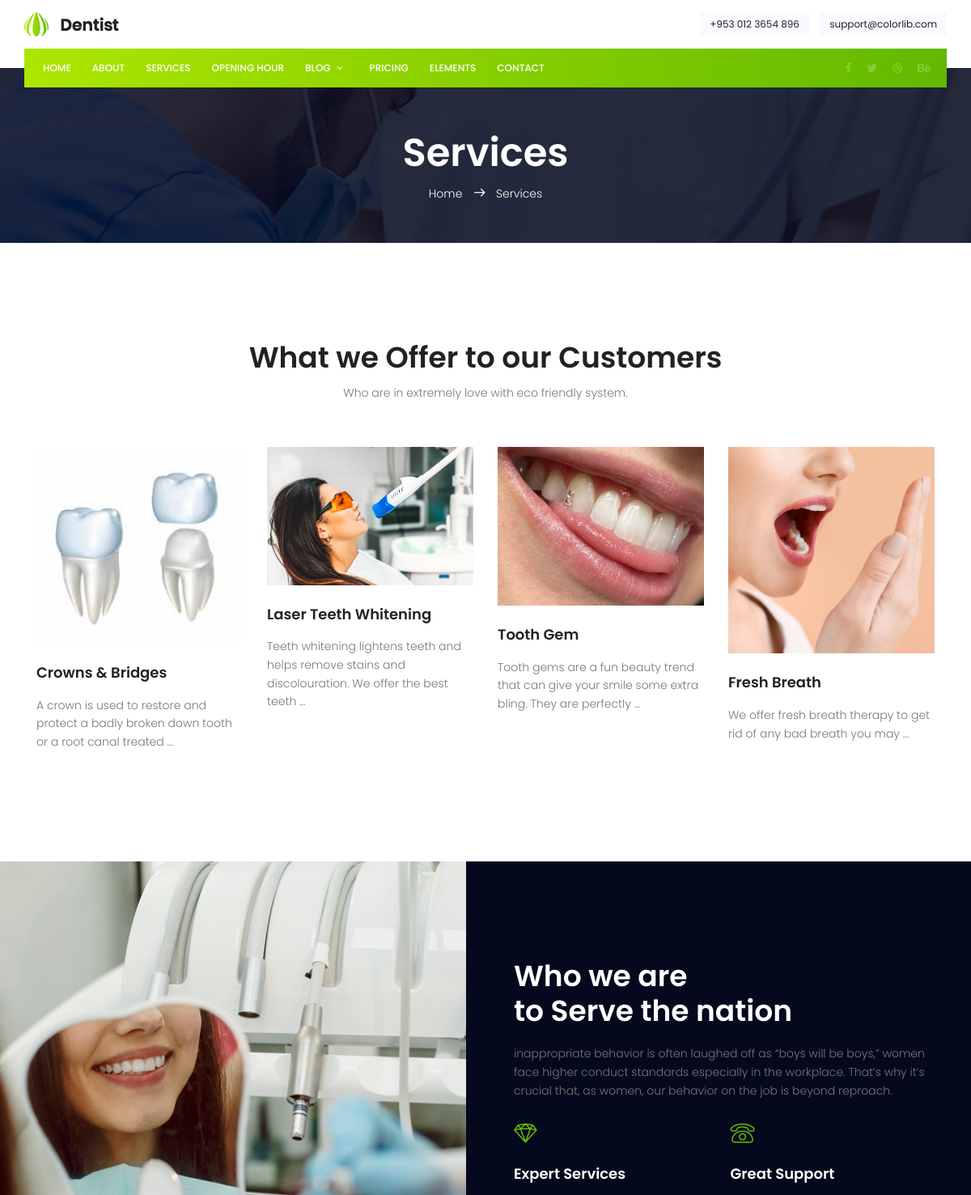
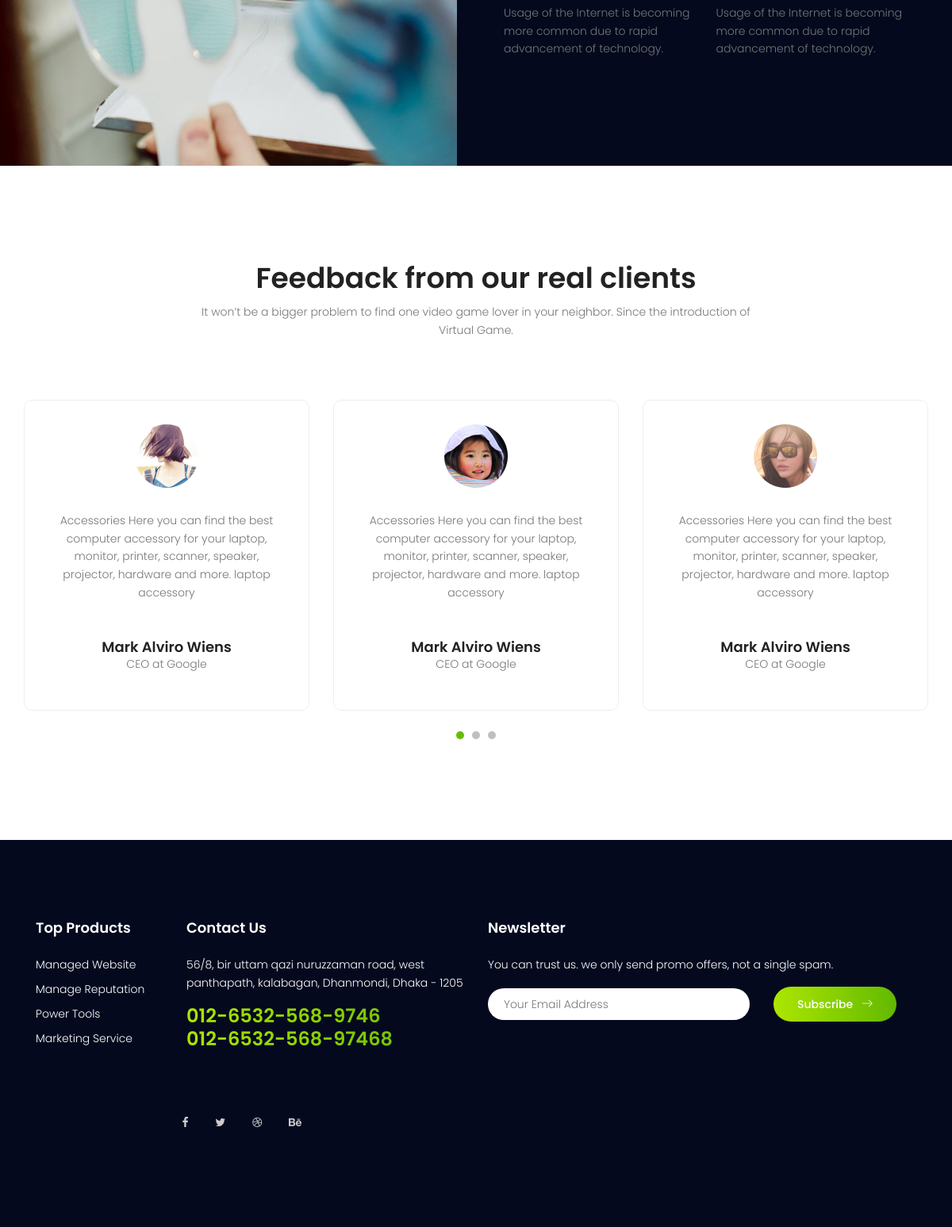
Page /services/ on the committed database (2 pictures, top to bottom).
### myapp/models.py (models this page shows, shortened)
class Service(models.Model):
    name = models.CharField(max_length=200)
    description = models.TextField(blank=True, null=True)
    image = models.ImageField(upload_to="service_images")

### myapp/views.py (the view)
# urls.py: path("services/", services, name="services"),
def services(request):
    all_services = Service.objects.all()
    context = {
        "all_services": all_services,
    }
    return render(request, "myapp/services.html", context)

### myapp/templates/myapp/services.html (shortened to what this page needs)
	{% load static %}
	<!DOCTYPE html>
	<html lang="zxx" class="no-js">
	<head>
			<link rel="stylesheet" href="{% static 'myapp/css/linearicons.css' %}">
			<link rel="stylesheet" href="{% static 'myapp/css/font-awesome.min.css' %}">
			<link rel="stylesheet" href="{% static 'myapp/css/bootstrap.css' %}">
			<link rel="stylesheet" href="{% static 'myapp/css/magnific-popup.css' %}">
			<link rel="stylesheet" href="{% static 'myapp/css/nice-select.css' %}">
			<link rel="stylesheet" href="{% static 'myapp/css/animate.min.css' %}">
			<link rel="stylesheet" href="{% static 'myapp/css/jquery-ui.css' %}">
			<link rel="stylesheet" href="{% static 'myapp/css/owl.carousel.css' %}">
			<link rel="stylesheet" href="{% static 'myapp/css/main.css' %}">
		</head>
		<body>
			  <header id="header" id="home">
		  		<div class="header-top">
		  			<div class="container">
				  		<div class="row align-items-center">
				  			<div class="col-lg-6 col-sm-6 col-4 header-top-left no-padding">
				        		<a href="index.html"><img src="{% static 'myapp/img/logo.png' %}" alt="" title="" /></a>
				  			</div>
				  			<div class="col-lg-6 col-sm-6 col-8 header-top-right no-padding">
								<a class="btns" href="tel:+953 012 3654 896">+953 012 3654 896</a>
				  				<a class="btns" href="mailto:support@colorlib.com">support@colorlib.com</a>
				  			</div>
				  		</div>
		  			</div>
				</div>
			    <div class="container main-menu">
			    	<div class="row align-items-center justify-content-between d-flex">
				      <nav id="nav-menu-container">
				        <ul class="nav-menu">
				          <li class="menu-active"><a href="{% url 'home' %}">Home</a></li>
				          <li><a href="{% url 'about' %}">About</a></li>
				          <li><a href="{% url 'services' }">Services</a></li>
				          <li><a href="opening-hour.html">Opening Hour </a></li>
				          <li class="menu-has-children"><a href="">Blog</a>
				          </li>
				          <li><a href="pricing.html">Pricing</a></li>
				          <li><a href="elements.html">Elements</a></li>
				          <li><a href="contact.html">Contact</a></li>
				        </ul>
				      </nav>
			      	<div class="menu-social-icons">
						<a href="#"><i class="fa fa-facebook"></i></a>
						<a href="#"><i class="fa fa-twitter"></i></a>
						<a href="#"><i class="fa fa-dribbble"></i></a>
						<a href="#"><i class="fa fa-behance"></i></a>
					</div>
			    	</div>
			    </div>
			  </header>
			<section class="banner-area relative about-banner" id="home">
				<div class="overlay overlay-bg"></div>
				<div class="container">
					<div class="row d-flex align-items-center justify-content-center">
						<div class="about-content col-lg-12">
							<h1 class="text-white">
								Services
							</h1>
							<p class="text-white link-nav"><a href="index.html">Home </a>  <span class="lnr lnr-arrow-right"></span>  <a href="services.html"> Services</a></p>
						</div>
					</div>
				</div>
			</section>
			<section class="service-area section-gap">
				<div class="container">
					<div class="row d-flex justify-content-center">
						<div class="col-md-12 pb-40 header-text text-center">
							<h1 class="pb-10">What we Offer to our Customers</h1>
							<p>
								Who are in extremely love with eco friendly system.
							</p>
						</div>
					</div>
					<div class="row">
						{% for service in all_services %}
						<div class="col-lg-3 col-md-6">
							<div class="single-service">
								<img class="img-fluid" width="200" height="150" src="{{ service.image.url }}" alt="">
								<a href="#"><h4>{{ service.name }}</h4></a>
								<p>
									{{ service.description }}
								</p>
							</div>
						</div>
						{% endfor %}
					</div>
				</div>
			</section>
			<section class="home-about-area section-gap relative">
				<div class="container">
					<div class="row align-items-center justify-content-end">
						<div class="col-lg-6 no-padding home-about-right">
							<h1 class="text-white">
								Who we are <br>
								to Serve the nation
							</h1>
							<p>
								inappropriate behavior is often laughed off as “boys will be boys,” women face higher conduct standards especially in the workplace. That’s why it’s crucial that, as women, our behavior on the job is beyond reproach.
							</p>
							<div class="row no-gutters">
								<div class="single-services col">
									<span class="lnr lnr-diamond"></span>
									<a href="#">
										<h4 class="text-white">Expert Services</h4>
									</a>
									<p>
										Usage of the Internet is becoming more common due to rapid advancement of technology.
									</p>
								</div>
								<div class="single-services col">
									<span class="lnr lnr-phone"></span>
									<a href="#">
										<h4 class="text-white">Great Support</h4>
									</a>
									<p>
										Usage of the Internet is becoming more common due to rapid advancement of technology.
									</p>
								</div>
							</div>
						</div>
					</div>
				</div>
			</section>
			<section class="testomial-area section-gap">
				<div class="container">
					<div class="row d-flex justify-content-center">
						<div class="menu-content pb-60 col-lg-8">
							<div class="title text-center">
								<h1 class="mb-10">Feedback from our real clients</h1>
								<p>It won’t be a bigger problem to find one video game lover in your neighbor. Since the introduction of Virtual Game.</p>
							</div>
						</div>
					</div>
					<div class="row">
						<div class="active-testimonial-carusel">
							<div class="single-testimonial item">
								<img class="mx-auto" src="{% static 'myapp/img/t1.png' %}" alt="">
								<p class="desc">
									Accessories Here you can find the best computer accessory for your laptop, monitor, printer, scanner, speaker, projector, hardware and more. laptop accessory
								</p>
								<h4>Mark Alviro Wiens</h4>
								<p>
									CEO at Google
								</p>
							</div>
							<div class="single-testimonial item">
								<img class="mx-auto" src="{% static 'myapp/img/t2.png' %}" alt="">
								<p class="desc">
									Accessories Here you can find the best computer accessory for your laptop, monitor, printer, scanner, speaker, projector, hardware and more. laptop accessory
								</p>
								<h4>Mark Alviro Wiens</h4>
								<p>
									CEO at Google
								</p>
							</div>
							<div class="single-testimonial item">
								<img class="mx-auto" src="{% static 'myapp/img/t3.png' %}" alt="">
								<p class="desc">
									Accessories Here you can find the best computer accessory for your laptop, monitor, printer, scanner, speaker, projector, hardware and more. laptop accessory
								</p>
								<h4>Mark Alviro Wiens</h4>
								<p>
									CEO at Google
								</p>
							</div>
						</div>
					</div>
				</div>
			</section>
			<footer class="footer-area section-gap">
				<div class="container">
					<div class="row">
						<div class="col-lg-2  col-md-6">
							<div class="single-footer-widget">
								<h6>Top Products</h6>
								<ul class="footer-nav">
									<li><a href="#">Managed Website</a></li>
									<li><a href="#">Manage Reputation</a></li>
									<li><a href="#">Power Tools</a></li>
									<li><a href="#">Marketing Service</a></li>
								</ul>
							</div>
						</div>
						<div class="col-lg-4  col-md-6">
							<div class="single-footer-widget mail-chimp">
								<h6 class="mb-20">Contact Us</h6>
								<p>
									56/8, bir uttam qazi nuruzzaman road, west panthapath, kalabagan, Dhanmondi, Dhaka - 1205
								</p>
								<h3>012-6532-568-9746</h3>
								<h3>012-6532-568-97468</h3>
							</div>
						</div>
						<div class="col-lg-6  col-md-12">
							<div class="single-footer-widget newsletter">
								<h6>Newsletter</h6>
								<p>You can trust us. we only send promo offers, not a single spam.</p>
								<div id="mc_embed_signup">
									<form target="_blank" novalidate="true" action="https://spondonit.us12.list-manage.com/subscribe/post?u=1462626880ade1ac87bd9c93a&amp;id=92a4423d01" method="get" class="form-inline">
										<div class="form-group row" style="width: 100%">
											<div class="col-lg-8 col-md-12">
												<input name="EMAIL" placeholder="Your Email Address" onfocus="this.placeholder = ''" onblur="this.placeholder = 'Your Email Address '" required="" type="email">
											</div>
											<div class="col-lg-4 col-md-12">
												<button class="nw-btn primary-btn">Subscribe<span class="lnr lnr-arrow-right"></span></button>
											</div>
										</div>
									</form>
								</div>
							</div>
						</div>
					</div>
					<div class="row footer-bottom d-flex justify-content-between">
						<div class="col-lg-4 col-sm-12 footer-social">
							<a href="#"><i class="fa fa-facebook"></i></a>
							<a href="#"><i class="fa fa-twitter"></i></a>
							<a href="#"><i class="fa fa-dribbble"></i></a>
							<a href="#"><i class="fa fa-behance"></i></a>
						</div>
					</div>
				</div>
			</footer>
		</body>
	</html>

### rows in the picture
Service: image (picture), name "Crowns & Bridges", description "A crown is used to restore and protect a badly broken down tooth or a root canal treated …"
Service: image (picture), name "Laser Teeth Whitening", description "Teeth whitening lightens teeth and helps remove stains and discolouration. We offer the best teeth …"
Service: image (picture), name "Tooth Gem", description "Tooth gems are a fun beauty trend that can give your smile some extra bling. They are perfectly …"
Service: image (picture), name "Fresh Breath", description "We offer fresh breath therapy to get rid of any bad breath you may …"
